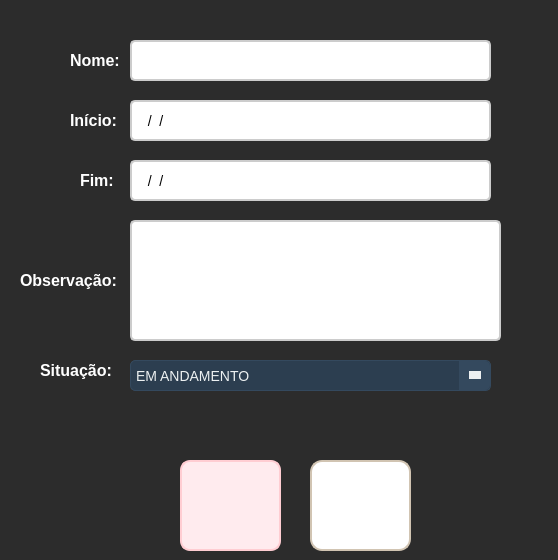
<?xml version="1.0" encoding="UTF-8"?>
<ui version="4.0">
 <class>frm_DadosTarefas</class>
 <widget class="QWidget" name="frm_DadosTarefas">
  <property name="geometry">
   <rect>
    <x>0</x>
    <y>0</y>
    <width>558</width>
    <height>560</height>
   </rect>
  </property>
  <property name="windowTitle">
   <string>Form</string>
  </property>
  <property name="styleSheet">
   <string notr="true">QWidget{
	background-color: #2c2c2c;;

}</string>
  </property>
  <widget class="QLabel" name="lbl_nome">
   <property name="geometry">
    <rect>
     <x>70</x>
     <y>50</y>
     <width>61</width>
     <height>21</height>
    </rect>
   </property>
   <property name="styleSheet">
    <string notr="true">QLabel {
    font-size: 16px;
    color: #FFFFFF;
    font-weight: bold;
    text-shadow: 1px 1px 2px rgba(0, 0, 0, 0.4);
}
</string>
   </property>
   <property name="text">
    <string>Nome:</string>
   </property>
  </widget>
  <widget class="QLineEdit" name="txt_nome">
   <property name="geometry">
    <rect>
     <x>130</x>
     <y>40</y>
     <width>361</width>
     <height>41</height>
    </rect>
   </property>
   <property name="styleSheet">
    <string notr="true">QLineEdit {
    border: 2px solid #cccccc; 
    border-radius: 5px; 
    padding: 6px; 
    font-size: 14px; 
    background-color: #ffffff;
    transition: all 0.3s ease;
	color: #000000;
}

QLineEdit:hover {
    border: 2px solid #3f51b5; 
    background-color: #f5f5f5; 
}
</string>
   </property>
  </widget>
  <widget class="QLabel" name="lbl_inicio">
   <property name="geometry">
    <rect>
     <x>70</x>
     <y>110</y>
     <width>51</width>
     <height>20</height>
    </rect>
   </property>
   <property name="styleSheet">
    <string notr="true">QLabel {
    font-size: 16px;
    color: #FFFFFF;
    font-weight: bold;
    text-shadow: 1px 1px 2px rgba(0, 0, 0, 0.4);
}
</string>
   </property>
   <property name="text">
    <string>Início:</string>
   </property>
  </widget>
  <widget class="QLabel" name="lbl_fim">
   <property name="geometry">
    <rect>
     <x>80</x>
     <y>170</y>
     <width>41</width>
     <height>20</height>
    </rect>
   </property>
   <property name="styleSheet">
    <string notr="true">QLabel {
    font-size: 16px;
    color: #FFFFFF;
    font-weight: bold;
    text-shadow: 1px 1px 2px rgba(0, 0, 0, 0.4);
}
</string>
   </property>
   <property name="text">
    <string>Fim:</string>
   </property>
  </widget>
  <widget class="QPushButton" name="btn_cancelar">
   <property name="geometry">
    <rect>
     <x>180</x>
     <y>460</y>
     <width>101</width>
     <height>91</height>
    </rect>
   </property>
   <property name="autoFillBackground">
    <bool>false</bool>
   </property>
   <property name="styleSheet">
    <string notr="true">QPushButton {
    background-color: #ffebee; 
    border: 2px solid #ffcdd2;
    border-radius: 10px;
    color: #b71c1c; 
    font-size: 14px;
    font-weight: bold;
    padding: 10px 16px;
    background-image:url(:/icon_voltar/voltar.png);
    background-repeat: no-repeat;
    background-position: center;
    padding-left: 40px;
    transition: all 0.3s ease;
}

QPushButton:hover {
    background-color: #ffcdd2;
    border-color: #e57373;
    color: #d32f2f; 
}

QPushButton:pressed {
    background-color: #e57373;
    border-color: #b71c1c;
    padding-left: 44px;
    padding-top: 2px;
}</string>
   </property>
   <property name="text">
    <string/>
   </property>
  </widget>
  <widget class="QLineEdit" name="txt_inicio">
   <property name="geometry">
    <rect>
     <x>130</x>
     <y>100</y>
     <width>361</width>
     <height>41</height>
    </rect>
   </property>
   <property name="styleSheet">
    <string notr="true">QLineEdit {
    border: 2px solid #cccccc; 
    border-radius: 5px; 
    padding: 6px; 
    font-size: 14px; 
    background-color: #ffffff;
    transition: all 0.3s ease;
	color: #000000;
}

QLineEdit:hover {
    border: 2px solid #3f51b5; 
    background-color: #f5f5f5; 
}
</string>
   </property>
   <property name="inputMask">
    <string>00/00/0000</string>
   </property>
   <property name="text">
    <string>//</string>
   </property>
  </widget>
  <widget class="QLineEdit" name="txt_fim">
   <property name="geometry">
    <rect>
     <x>130</x>
     <y>160</y>
     <width>361</width>
     <height>41</height>
    </rect>
   </property>
   <property name="styleSheet">
    <string notr="true">QLineEdit {
    border: 2px solid #cccccc; 
    border-radius: 5px; 
    padding: 6px; 
    font-size: 14px; 
    background-color: #ffffff;
    transition: all 0.3s ease;
	color: #000000;
}

QLineEdit:hover {
    border: 2px solid #3f51b5; 
    background-color: #f5f5f5; 
}
</string>
   </property>
   <property name="inputMask">
    <string>00/00/0000</string>
   </property>
  </widget>
  <widget class="QLabel" name="lbl_obs">
   <property name="geometry">
    <rect>
     <x>20</x>
     <y>270</y>
     <width>101</width>
     <height>20</height>
    </rect>
   </property>
   <property name="styleSheet">
    <string notr="true">QLabel {
    font-size: 16px;
    color: #FFFFFF;
    font-weight: bold;
    text-shadow: 1px 1px 2px rgba(0, 0, 0, 0.4);
}
</string>
   </property>
   <property name="text">
    <string>Observação:</string>
   </property>
  </widget>
  <widget class="QPushButton" name="btn_cadastrar">
   <property name="geometry">
    <rect>
     <x>310</x>
     <y>460</y>
     <width>101</width>
     <height>91</height>
    </rect>
   </property>
   <property name="styleSheet">
    <string notr="true">QPushButton {
    background-color: #ffffff;
    border: 2px solid #d1c4b2;
    border-radius: 12px;
    color: #5a5a5a;
    font-size: 14px;
    font-weight: bold;
    padding: 10px 16px;
    background-image:url(:/icon_add/add.png); 
    background-repeat: no-repeat;
    background-position: center;
    transition: all 0.3s ease;
}

QPushButton:hover {
    background-color: #f2ebe0;
    border-color: #c4b49e;
}

QPushButton:pressed {
    background-color: #e8dfcf; 
    border-color: #b39b8d; 
    padding-left: 12px; 
    padding-top: 4px;
}</string>
   </property>
   <property name="text">
    <string/>
   </property>
  </widget>
  <widget class="QTextEdit" name="textEdit">
   <property name="geometry">
    <rect>
     <x>130</x>
     <y>220</y>
     <width>371</width>
     <height>121</height>
    </rect>
   </property>
   <property name="styleSheet">
    <string notr="true">QTextEdit {
    border: 2px solid #cccccc; 
    border-radius: 5px; 
    padding: 6px; 
    font-size: 16px; /* Fonte maior */
    background-color: #ffffff;
    color: #000000;
    transition: all 0.3s ease;
    text-align: left; /* Alinha o texto à esquerda */
    vertical-align: top; /* Escreve do topo */
}

QTextEdit:hover {
    border: 2px solid #3f51b5; 
    background-color: #f5f5f5; 
}</string>
   </property>
  </widget>
  <widget class="QLabel" name="lbl_Situacao">
   <property name="geometry">
    <rect>
     <x>40</x>
     <y>360</y>
     <width>81</width>
     <height>20</height>
    </rect>
   </property>
   <property name="styleSheet">
    <string notr="true">QLabel {
    font-size: 16px;
    color: #FFFFFF;
    font-weight: bold;
    text-shadow: 1px 1px 2px rgba(0, 0, 0, 0.4);
}
</string>
   </property>
   <property name="text">
    <string>Situação:</string>
   </property>
  </widget>
  <widget class="QComboBox" name="comboSituacao">
   <property name="geometry">
    <rect>
     <x>130</x>
     <y>360</y>
     <width>361</width>
     <height>31</height>
    </rect>
   </property>
   <property name="styleSheet">
    <string notr="true">QComboBox {
    background-color: #2c3e50;
    color: #ecf0f1;
    border: 1px solid #34495e;
    border-radius: 5px;
    padding: 5px;
    font-size: 14px;
    min-width: 100px;
}

QComboBox::drop-down {
    subcontrol-origin: padding;
    subcontrol-position: center right;
    width: 30px;
    border-left: 1px solid #34495e;
    background-color: #34495e;
    border-top-right-radius: 5px;
    border-bottom-right-radius: 5px;
}

QComboBox::down-arrow {
    width: 0px;
    height: 0px;
    border-left: 6px solid transparent;
    border-right: 6px solid transparent;
    border-top: 8px solid #ecf0f1;
    margin: 4px;
}

QComboBox QAbstractItemView {
    background-color: #34495e;
    color: #ecf0f1;
    selection-background-color: #1abc9c;
    selection-color: #ffffff;
    border: 1px solid #34495e;
    border-radius: 5px;
    outline: none;
    min-width: 100px;
}

QComboBox QAbstractItemView::item {
    padding: 10px;
    font-size: 14px;
}

QComboBox QAbstractItemView::item:selected {
    background-color: #1abc9c;
}

QComboBox QAbstractItemView::item:hover {
    background-color: #16a085;
}

/* Barra de rolagem vertical personalizada */
QScrollBar:vertical {
    border: none;
    background: #2c3e50;
    width: 10px;
    border-radius: 5px;
}

QScrollBar::handle:vertical {
    background: #1abc9c;
    border-radius: 5px;
}

QScrollBar::handle:vertical:hover {
    background: #16a085;
}

QScrollBar::add-line:vertical, QScrollBar::sub-line:vertical {
    background: none;
    border: none;
}

QScrollBar::up-arrow:vertical, QScrollBar::down-arrow:vertical {
    border: none;
    background: none;
}

/* Barra de rolagem horizontal personalizada */
QScrollBar:horizontal {
    border: none;
    background: #2c3e50;
    height: 10px;
    border-radius: 5px;
}

QScrollBar::handle:horizontal {
    background: #1abc9c;
    border-radius: 5px;
}

QScrollBar::handle:horizontal:hover {
    background: #16a085;
}

QScrollBar::add-line:horizontal, QScrollBar::sub-line:horizontal {
    background: none;
    border: none;
}

QScrollBar::left-arrow:horizontal, QScrollBar::right-arrow:horizontal {
    border: none;
    background: none;
}
</string>
   </property>
   <item>
    <property name="text">
     <string>EM ANDAMENTO</string>
    </property>
   </item>
   <item>
    <property name="text">
     <string>PRONTO</string>
    </property>
   </item>
  </widget>
 </widget>
 <resources>
  <include location="../Img/icon_voltar.qrc"/>
  <include location="../Img/icon_add.qrc"/>
 </resources>
 <connections/>
</ui>
